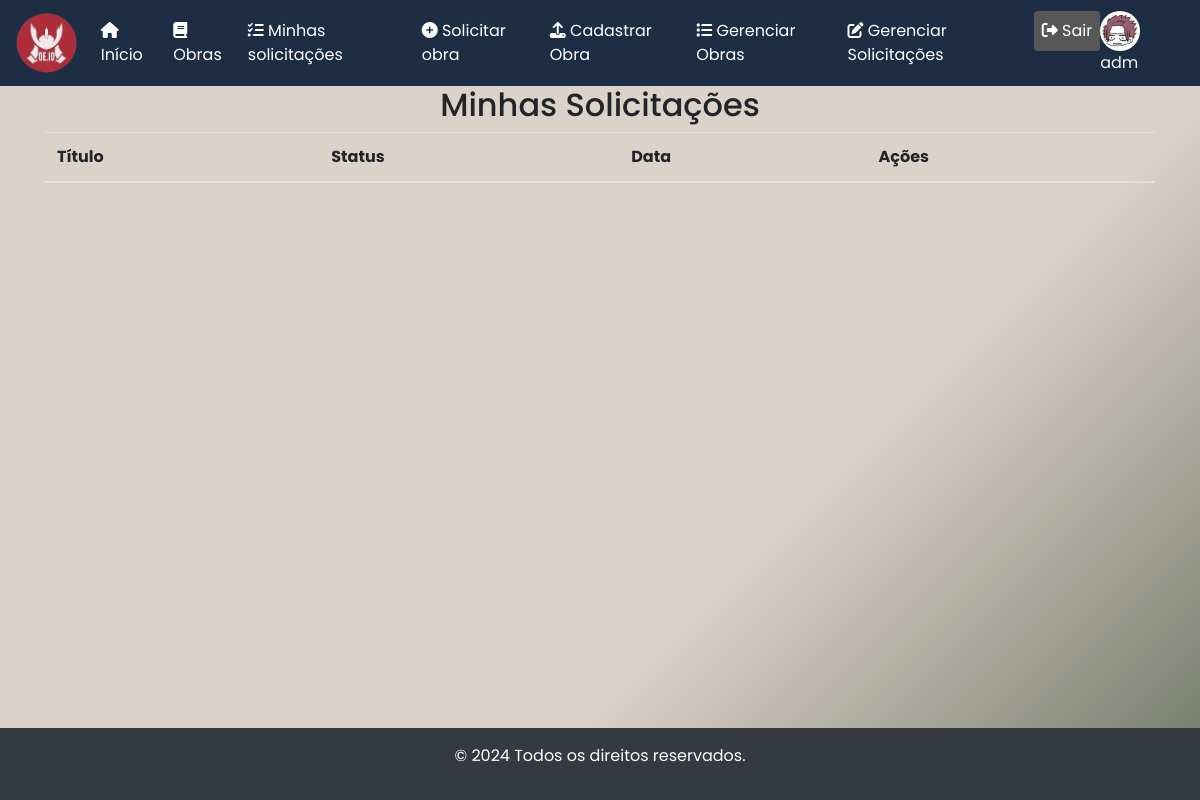
Before: /minhas-solicitacoes/ (signed in) with the older database file.
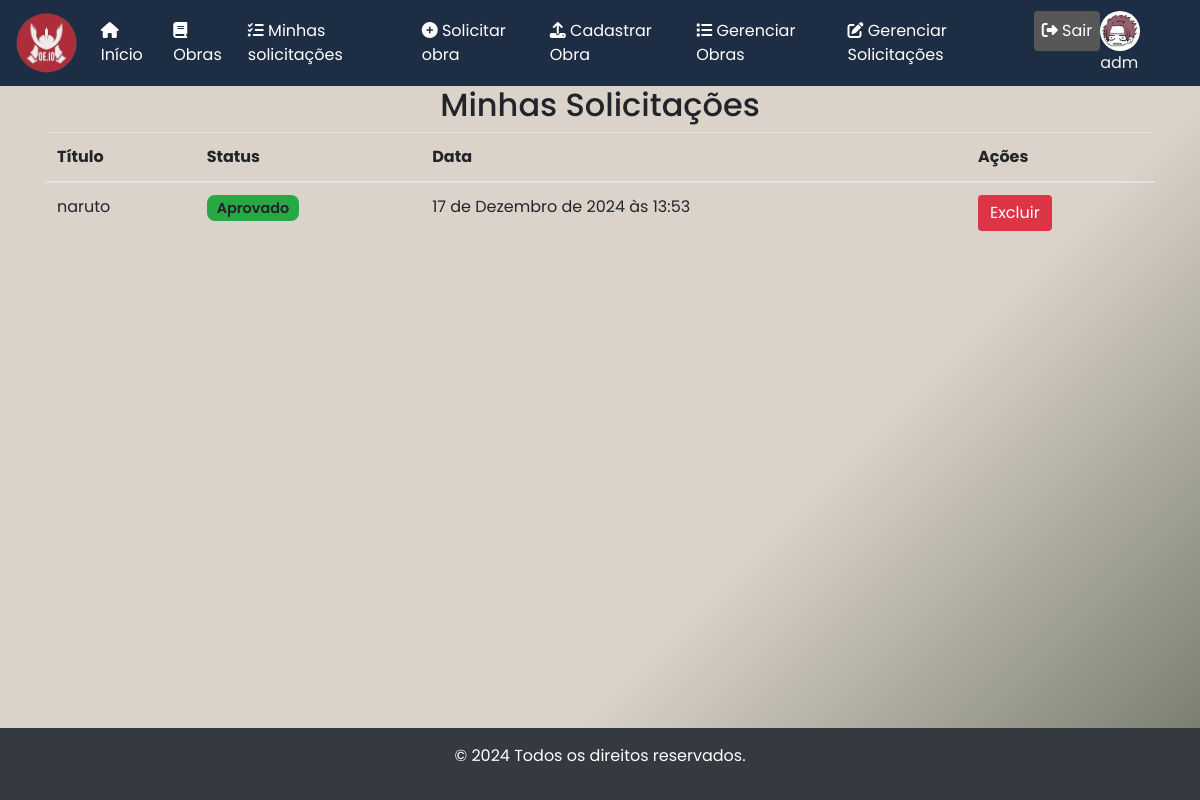
After: the same page with the newer database file.
### core/models.py (models this page shows, shortened)
class SolicitacaoObra(models.Model):
    usuario = models.ForeignKey(User, on_delete=models.CASCADE, related_name="solicitacoes")
    titulo = models.CharField(max_length=200)
    data_solicitacao = models.DateTimeField(auto_now_add=True)
    status = models.CharField(
        max_length=20,
        choices=(
            ('Pendente', 'Pendente'),
            ('Aprovada', 'Aprovada'),
            ('Recusada', 'Recusada')
        ),
        default='Pendente'
    )

### core/views.py (the view)
# urls.py: path('minhas-solicitacoes/', views.minhas_solicitacoes, name='minhas_solicitacoes'),
@login_required
def minhas_solicitacoes(request):
    solicitacoes = SolicitacaoObra.objects.filter(usuario=request.user)
    return render(request, 'minhas_solicitacoes.html', {'solicitacoes': solicitacoes})

### core/templates/minhas_solicitacoes.html (shortened to what this page needs)
{% extends 'modelo.html' %}
{% load static %}
{% block conteudo %}
<div class="container">
    <h2 class="text-center">Minhas Solicitações</h2>
    <table class="table">
        <thead>
            <tr>
                <th>Título</th>
                <th>Status</th>
                <th>Data</th>
                <th>Ações</th>
            </tr>
        </thead>
        <tbody>
            {% for solicitacao in solicitacoes %}
            <tr>
                <td>{{ solicitacao.titulo }}</td>
                <td>
                    {% if solicitacao.status == "aprovado" %}
                        <span class="badge bg-success">Aprovado</span>
                    {% elif solicitacao.status == "rejeitado" %}
                        <span class="badge bg-danger">Recusado</span>
                    {% else %}
                        <span class="badge bg-warning text-dark">Pendente</span>
                    {% endif %}
                </td>
                <td>{{ solicitacao.data_solicitacao }}</td>
                <td>
                    <a href="{% url 'excluir_solicitacao' solicitacao.id %}" class="btn btn-danger" onclick="return confirm('Tem certeza que deseja excluir esta solicitação?')">Excluir</a>
                </td>
            </tr>
            {% endfor %}
        </tbody>
    </table>
</div>
{% endblock %}

Changed rows visible on the page:
added SolicitacaoObra: titulo "naruto", status "Aprovado", data_solicitacao "17 de Dezembro de 2024 às 13:53"
